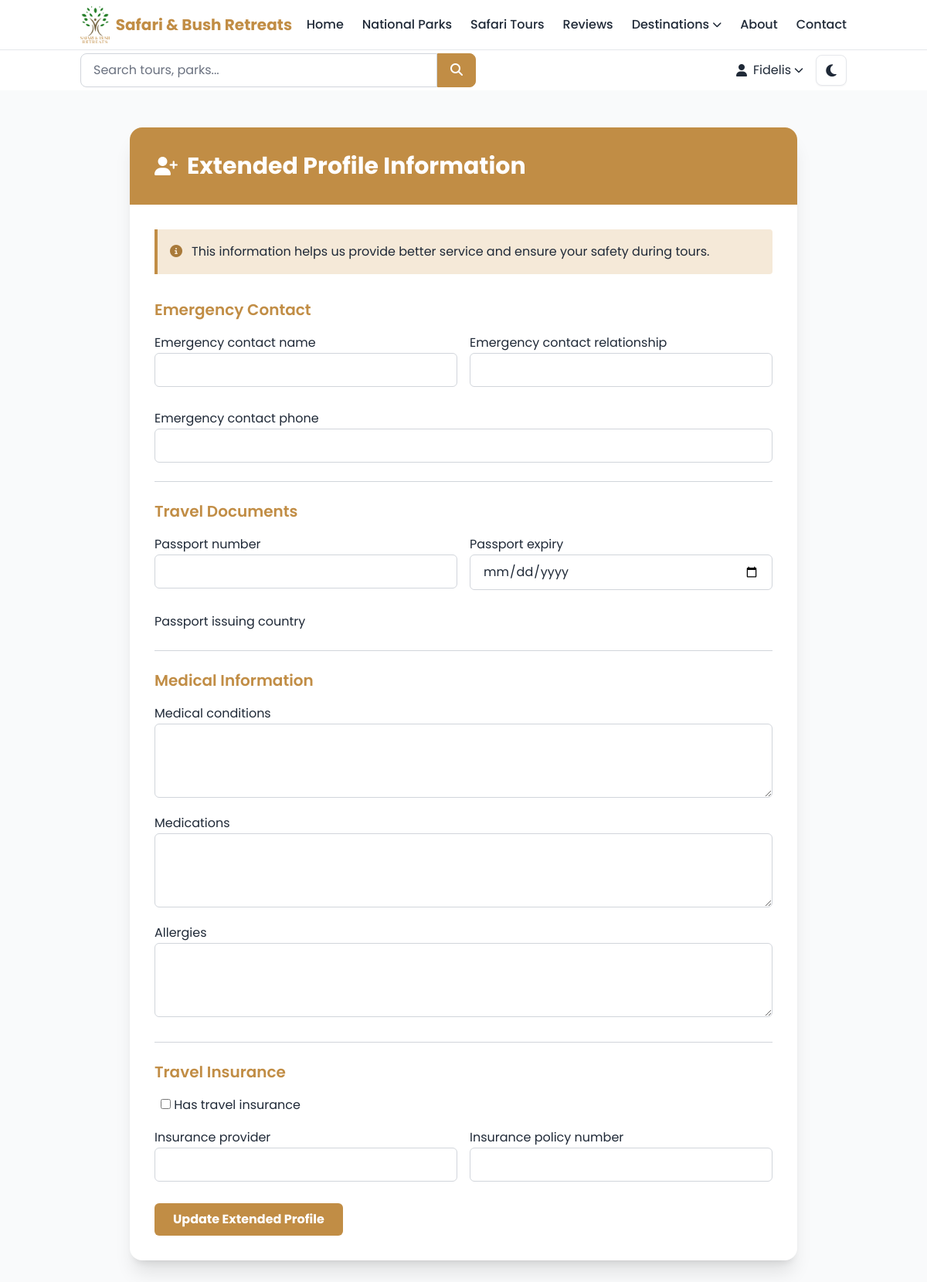
Page /accounts/profile/extended/ (signed in) on the committed database.
### core/models.py (models this page shows, shortened)
class SiteSettings(models.Model):
    site_name = models.CharField(max_length=100, default="Tanzania Safari Adventures")
    site_description = models.TextField(default="Discover Tanzania's wildlife and national parks")
    contact_email = models.EmailField(default="info@tanzaniasafari.com")
    contact_phone = models.CharField(max_length=20, default="+255 123 456 789")
    address = models.TextField(default="Arusha, Tanzania")
    facebook_url = models.URLField(blank=True)
    twitter_url = models.URLField(blank=True)
    instagram_url = models.URLField(blank=True)
    youtube_url = models.URLField(blank=True)
    meta_keywords = models.TextField(blank=True)
    google_analytics_id = models.CharField(max_length=50, blank=True)
    created_at = models.DateTimeField(auto_now_add=True)
    updated_at = models.DateTimeField(auto_now=True)
    class Meta:
        db_table = 'core_sitesettings'
        verbose_name = 'Site Settings'
        verbose_name_plural = 'Site Settings'

### accounts/models.py (models this page shows, shortened)
class CustomUser(AbstractUser):
    ROLE_CHOICES = [
        ('tourist', _('Tourist')),
        ('guide', _('Tour Guide')),
        ('admin', _('Administrator')),
        ('content_manager', _('Content Manager')),
    ]
    GENDER_CHOICES = [
        ('M', _('Male')),
        ('F', _('Female')),
        ('O', _('Other')),
        ('N', _('Prefer not to say')),
    ]
    email = models.EmailField(_('email address'), unique=True)
    role = models.CharField(max_length=20, choices=ROLE_CHOICES, default='tourist', db_index=True)
    phone_number = PhoneNumberField(blank=True, null=True, db_index=True)  # stored in E.164
    date_of_birth = models.DateField(blank=True, null=True)
    gender = models.CharField(max_length=1, choices=GENDER_CHOICES, blank=True)
    nationality = CountryField(blank=True, null=True)
    profile_picture = models.ImageField(upload_to='profiles/', blank=True, null=True)
    bio = models.TextField(max_length=500, blank=True)
    preferred_language = models.CharField(max_length=10, default='en')
    dietary_requirements = models.TextField(blank=True)
    accessibility_needs = models.TextField(blank=True)
    travel_experience_level = models.CharField(
        max_length=20,
        choices=[
            ('beginner', _('Beginner')),
            ('intermediate', _('Intermediate')),
            ('advanced', _('Advanced')),
            ('expert', _('Expert')),
        ],
        default='beginner'
    )
    preferred_accommodation_type = models.CharField(
        max_length=20,
        choices=[
            ('budget', _('Budget')),
            ('standard', _('Standard')),
            ('luxury', _('Luxury')),
        ],
        blank=True
    )
    email_verified = models.BooleanField(default=False)
    phone_verified = models.BooleanField(default=False)
    newsletter_subscription = models.BooleanField(default=True)
    marketing_emails = models.BooleanField(default=True)
    created_at = models.DateTimeField(auto_now_add=True)
    updated_at = models.DateTimeField(auto_now=True)
    last_active = models.DateTimeField(blank=True, null=True)
    class Meta:
        db_table = 'accounts_customuser'
        verbose_name = _('User')
        verbose_name_plural = _('Users')
        indexes = [
            Index(fields=['email']),
            Index(fields=['phone_number']),
            Index(fields=['role']),
        ]
    def get_display_name(self):
        return self.first_name or self.username

class UserProfile(models.Model):
    user = models.OneToOneField(CustomUser, on_delete=models.CASCADE, related_name='profile')
    emergency_contact_name = models.CharField(max_length=100, blank=True)
    emergency_contact_phone = PhoneNumberField(blank=True, null=True)
    emergency_contact_relationship = models.CharField(max_length=50, blank=True)
    passport_number = models.CharField(max_length=50, blank=True)
    passport_expiry = models.DateField(blank=True, null=True)
    passport_issuing_country = CountryField(blank=True, null=True)
    medical_conditions = models.TextField(blank=True)
    medications = models.TextField(blank=True)
    allergies = models.TextField(blank=True)
    has_travel_insurance = models.BooleanField(default=False)
    insurance_provider = models.CharField(max_length=100, blank=True)
    insurance_policy_number = models.CharField(max_length=50, blank=True)
    created_at = models.DateTimeField(auto_now_add=True)
    updated_at = models.DateTimeField(auto_now=True)
    class Meta:
        db_table = 'accounts_userprofile'
        verbose_name = _('User Profile')
        verbose_name_plural = _('User Profiles')

### accounts/views.py (the view, shortened to what this page needs)
# urls.py: path('profile/extended/', views.ExtendedProfileUpdateView.as_view(), name='extended_profile_update'),
class ExtendedProfileUpdateView(LoginRequiredMixin, UpdateView):
    model = UserProfile
    form_class = ExtendedProfileForm
    template_name = 'accounts/extended_profile_update.html'
    success_url = reverse_lazy('accounts:dashboard')
    def get_object(self):
        profile, created = UserProfile.objects.get_or_create(user=self.request.user)
        return profile

### core/context_processors.py (called while the page is built)
def global_context(request):
    try:
        site_settings = SiteSettings.objects.first()
    except:
        site_settings = None
    return {
        'site_settings': site_settings,
        'SITE_NAME': getattr(settings, 'SITE_NAME', 'Tanzania Safari Adventures'),
        'SUPPORTED_CURRENCIES': getattr(settings, 'SUPPORTED_CURRENCIES', ['USD', 'EUR', 'TZS']),
        'DEFAULT_CURRENCY': getattr(settings, 'DEFAULT_CURRENCY', 'USD'),
    }

### templates/accounts/extended_profile_update.html (shortened to what this page needs)
{% extends 'base/base.html' %}
{% load i18n %}
{% load crispy_forms_tags %}
{% block content %}
<div class="min-h-screen py-12 bg-gray-50 dark:bg-gray-900">
    <div class="max-w-4xl mx-auto px-4">
        <div class="bg-white dark:bg-gray-800 rounded-2xl shadow-xl overflow-hidden">
            <div class="bg-[#C18D45] text-white p-6 md:p-8">
                <div class="flex items-center">
                    <i class="fas fa-user-plus text-2xl mr-3"></i>
                    <h2 class="text-2xl md:text-3xl font-bold">{% trans "Extended Profile Information" %}</h2>
                </div>
            </div>
            <div class="p-6 md:p-8">
                <div class="bg-[#f5e9d8] dark:bg-yellow-900 border-l-4 border-[#C18D45] dark:border-yellow-600 text-[#a97a3a] dark:text-yellow-200 p-4 mb-8 rounded-r">
                    <div class="flex items-start">
                        <i class="fas fa-info-circle mt-1 mr-3"></i>
                        <div class="text-gray-800 dark:text-gray-100">
                            {% trans "This information helps us provide better service and ensure your safety during tours." %}
                        </div>
                    </div>
                </div>
                <div class="space-y-6">
                    {% crispy form %}
                </div>
            </div>
        </div>
    </div>
</div>
{% endblock %}

### templates/base/base.html (shortened to what this page needs)
<!DOCTYPE html>
<html lang="en">
<head>
    {% load static %}
    <script src="https://cdn.tailwindcss.com"></script>
    <link href="https://cdnjs.cloudflare.com/ajax/libs/font-awesome/6.4.0/css/all.min.css" rel="stylesheet">
    <link href="{% static 'css/system.css'%}" rel="stylesheet">
</head>
<body class="font-poppins leading-relaxed text-gray-800 bg-white dark:text-gray-200 dark:bg-gray-900 transition-all duration-300">
    <header class="header sticky top-0 z-50 transition-all duration-300">
        <nav class="bg-white dark:bg-gray-800 border-b border-gray-200 dark:border-gray-700 primary-row">
            <div class="container mx-auto px-4">
                <div class="flex items-center justify-between h-16">
                    <a class="flex items-center text-xl font-bold text-primary dark:text-primary-dark hover:text-secondary dark:hover:text-secondary-dark transition-colors duration-300"
                        href="{% url 'core:home' %}">
                        <img src="{% static 'images/logo.png' %}"
                            alt="{{ site_settings.site_name|default:'Logo' }}"
                            class="h-12 w-auto mr-2 block dark:hidden object-contain" />
                        <span>{{ site_settings.site_name|default:"Safari & Bush Retreats" }}</span>
                    </a>
                    <div class="hidden lg:flex items-center space-x-8">
                        <ul class="flex items-center space-x-6">
                            <li>
                                <a class="nav-link-underline relative font-medium text-gray-800 dark:text-gray-200 hover:text-primary dark:hover:text-primary-dark transition-all duration-300 hover:-translate-y-0.5 {% if request.resolver_match.url_name == 'home' %}active{% endif %}" href="{% url 'core:home' %}">Home</a>
                            </li>
                            <li>
                                <a class="nav-link-underline relative font-medium text-gray-800 dark:text-gray-200 hover:text-primary dark:hover:text-primary-dark transition-all duration-300 hover:-translate-y-0.5 {% if request.resolver_match.url_name == 'park_list' %}active{% endif %}" href="{% url 'parks:park_list' %}">National Parks</a>
                            </li>
                            <li>
                                <a class="nav-link-underline relative font-medium text-gray-800 dark:text-gray-200 hover:text-primary dark:hover:text-primary-dark transition-all duration-300 hover:-translate-y-0.5 {% if request.resolver_match.url_name == 'tour_list' %}active{% endif %}" href="{% url 'tours:tour_list' %}">Safari Tours</a>
                            </li>
                            <li>
                                <a class="nav-link-underline relative font-medium text-gray-800 dark:text-gray-200 hover:text-primary dark:hover:text-primary-dark transition-all duration-300 hover:-translate-y-0.5 {% if request.resolver_match.url_name == 'review_list' %}active{% endif %}" href="{% url 'reviews:review_list' %}">Reviews</a>
                            </li>
                            <li class="relative group">
                                <button class="nav-link-underline relative font-medium text-gray-800 dark:text-gray-200 hover:text-primary dark:hover:text-primary-dark transition-all duration-300 hover:-translate-y-0.5 flex items-center " id="destinationsDropdown" aria-expanded="false">
                                    Destinations
                                    <i class="fas fa-chevron-down ml-1 text-xs group-hover:rotate-180 transition-transform duration-300"></i>
                                </button>
                            </li>
                            <li>
                                <a class="nav-link-underline relative font-medium text-gray-800 dark:text-gray-200 hover:text-primary dark:hover:text-primary-dark transition-all duration-300 hover:-translate-y-0.5 {% if request.resolver_match.url_name == 'about' %}active{% endif %}" href="{% url 'core:about' %}">About</a>
                            </li>
                            <li>
                                <a class="nav-link-underline relative font-medium text-gray-800 dark:text-gray-200 hover:text-primary dark:hover:text-primary-dark transition-all duration-300 hover:-translate-y-0.5 {% if request.resolver_match.url_name == 'contact' %}active{% endif %}" href="{% url 'core:contact' %}">Contact</a>
                            </li>
                        </ul>
                    </div>
                </div>
            </div>
        </nav>
        <nav class="bg-white dark:bg-gray-800 secondary-row py-1">
            <div class="container mx-auto px-4">
                <div class="flex justify-between items-center w-full flex-col md:flex-row gap-4 md:gap-0">
                    <form class="flex flex-1 max-w-lg min-w-0 w-full md:w-auto" method="GET" action="{% url 'core:search' %}">
                        <div class="flex w-full">
                            <input class="flex-1 px-4 py-2 bg-white dark:bg-gray-700 border border-gray-300 dark:border-gray-600 rounded-l-lg text-gray-800 dark:text-gray-200 placeholder-gray-500 dark:placeholder-gray-400 focus:outline-none focus:ring-2 focus:ring-primary dark:focus:ring-primary-dark focus:border-transparent transition-all duration-300" type="search" name="q" placeholder="Search tours, parks..." value="{{ request.GET.q }}" aria-label="Search">
                            <button class="px-4 py-2 bg-primary dark:bg-primary-dark text-white border border-primary dark:border-primary-dark rounded-r-lg hover:bg-secondary dark:hover:bg-secondary-dark focus:outline-none focus:ring-2 focus:ring-primary dark:focus:ring-primary-dark transition-all duration-300 hover:-translate-y-0.5" type="submit" aria-label="Search button">
                                <i class="fas fa-search"></i>
                            </button>
                        </div>
                    </form>
                    <ul class="flex items-center space-x-4 w-full md:w-auto justify-center md:justify-end">
                        {% if user.is_authenticated %}
                            <li class="relative group">
                                <button class="flex items-center text-gray-800 dark:text-gray-200 hover:text-primary dark:hover:text-primary-dark transition-colors duration-300 focus-primary" id="userDropdown" aria-expanded="false">
                                    <i class="fas fa-user mr-2"></i>
                                    <span class="hidden md:inline">{{ user.get_display_name }}</span>
                                    <i class="fas fa-chevron-down ml-1 text-xs group-hover:rotate-180 transition-transform duration-300"></i>
                                </button>
                            </li>
                        {% endif %}
                        <li>
                            <button id="theme-toggle" class="w-10 h-10 bg-white dark:bg-gray-700 text-gray-800 dark:text-gray-200 border border-gray-200 dark:border-gray-600 rounded-lg hover:text-primary hover:bg-primary hover:text-white dark:hover:bg-primary-dark focus:outline-none focus:ring-2 focus:ring-primary dark:focus:ring-primary-dark transition-all duration-300 hover:scale-110 shadow-sm hover:shadow-md flex items-center justify-center" title="Toggle Theme" aria-label="Toggle dark/light mode">
                                <i class="fas fa-moon text-lg" id="theme-icon"></i>
                            </button>
                        </li>
                    </ul>
                </div>
            </div>
        </nav>
    </header>
    <main>
        {% block content %}{% endblock %}
    </main>
</body>
</html>

### static/css/system.css (style rules this page uses)
.nav-link-underline::after { content: ''; position: absolute; bottom: -5px; left: 50%; width: 0; height: 2px; background-color: #C18D45; transition: all 0.3s ease; transform: translateX(-50%); }
.primary-row { position: relative; z-index: 10005; }
.secondary-row { position: relative; z-index: 10000; transition: transform 0.28s ease, opacity 0.28s ease; will-change: transform, opacity; pointer-events: auto; }
.header { position: sticky; top: 0; z-index: 10000; background: transparent; }
.header:not(.header-scrolled) .secondary-row { transform: translateY(0); opacity: 1; pointer-events: auto; }
html { scroll-behavior: smooth; }

### rows in the picture
SiteSettings: site_name "Safari & Bush Retreats"
CustomUser: get_display_name "Fidelis"
